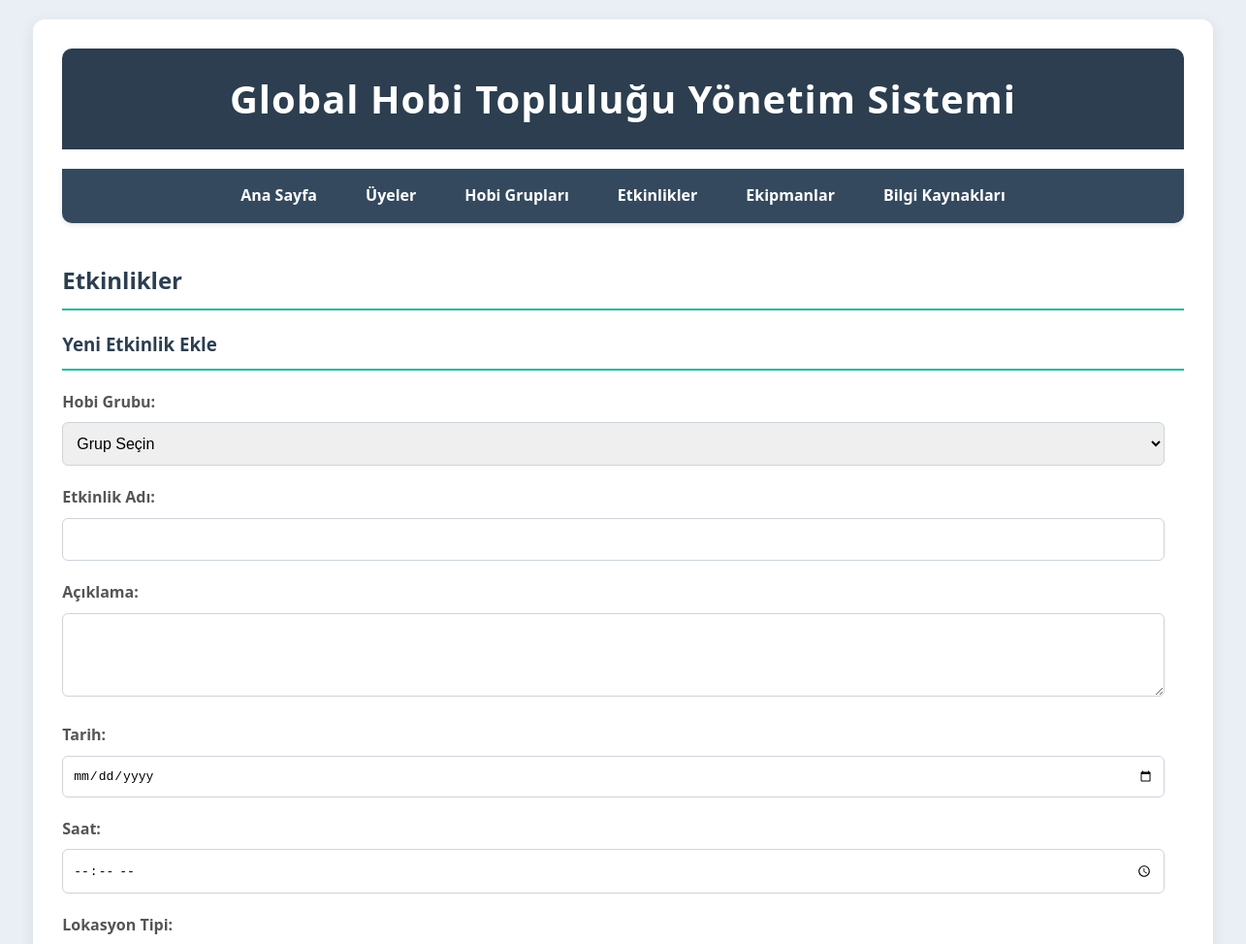
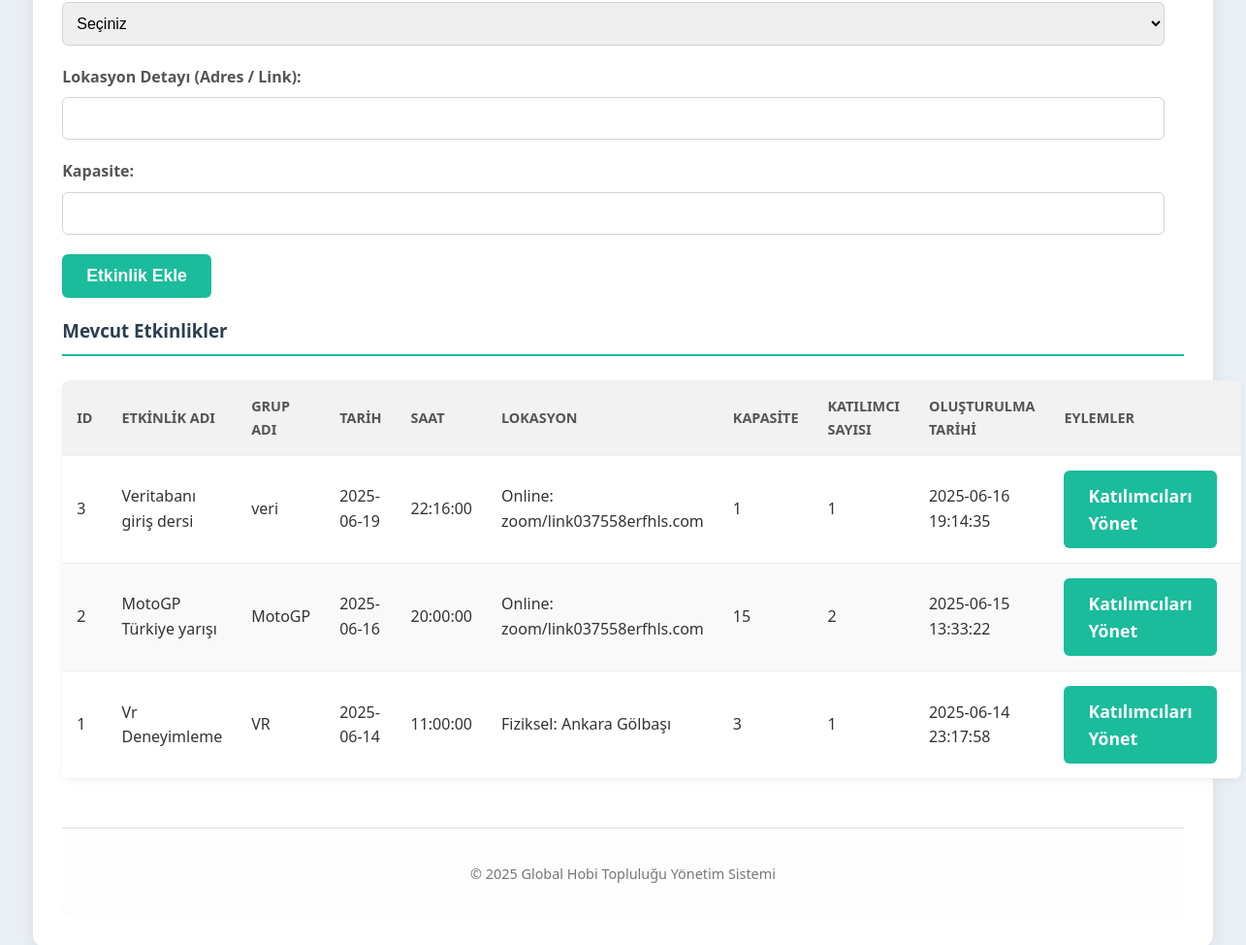
Screenshot of /etkinlikler.php with the database file from the repository (2 pictures, top to bottom).
### tables this page shows
CREATE TABLE `etkinlikler` (
  `etkinlik_id` int(11) NOT NULL,
  `grup_id` int(11) NOT NULL,
  `etkinlik_adi` varchar(150) NOT NULL,
  `aciklama` text DEFAULT NULL,
  `tarih` date NOT NULL,
  `saat` time NOT NULL,
  `lokasyon_tipi` enum('Online','Fiziksel') NOT NULL,
  `lokasyon_detayi` varchar(255) DEFAULT NULL,
  `kapasite` int(11) NOT NULL DEFAULT 0,
  `olusturma_tarihi` timestamp NOT NULL DEFAULT current_timestamp()
);

CREATE TABLE `hobigruplari` (
  `grup_id` int(11) NOT NULL,
  `grup_adi` varchar(100) NOT NULL,
  `aciklama` text DEFAULT NULL,
  `kurulus_tarihi` date NOT NULL,
  `grup_yoneticisi_uye_id` int(11) DEFAULT NULL
);

### etkinlikler.php (the view, shortened to what this page needs)
<?php
include_once 'config.php';
include_once 'includes/header.php';
$error = '';
$etkinlikler = [];
$sql_etkinlikler = "SELECT E.*, HG.grup_adi FROM Etkinlikler E JOIN HobiGruplari HG ON E.grup_id = HG.grup_id ORDER BY E.tarih DESC, E.saat DESC";
$result_etkinlikler = mysqli_query($conn, $sql_etkinlikler);
if (mysqli_num_rows($result_etkinlikler) > 0) {
    while ($row = mysqli_fetch_assoc($result_etkinlikler)) {
        $etkinlikler[] = $row;
    }
} else {
    $error .= " Henüz etkinlik bulunamadı.";
}
?>
<h2>Etkinlikler</h2>
<h3>Yeni Etkinlik Ekle</h3>
<form action="etkinlikler.php" method="POST">
    <div class="form-group">
        <label for="grup_id">Hobi Grubu:</label>
        <select id="grup_id" name="grup_id" required>
            <option value="">Grup Seçin</option>
        </select>
    </div>
    <div class="form-group">
        <label for="etkinlik_adi">Etkinlik Adı:</label>
        <input type="text" id="etkinlik_adi" name="etkinlik_adi" required>
    </div>
    <div class="form-group">
        <label for="aciklama">Açıklama:</label>
        <textarea id="aciklama" name="aciklama" rows="4"></textarea>
    </div>
    <div class="form-group">
        <label for="tarih">Tarih:</label>
        <input type="date" id="tarih" name="tarih" required>
    </div>
    <div class="form-group">
        <label for="saat">Saat:</label>
        <input type="time" id="saat" name="saat" required>
    </div>
    <div class="form-group">
        <label for="lokasyon_tipi">Lokasyon Tipi:</label>
        <select id="lokasyon_tipi" name="lokasyon_tipi" required>
            <option value="">Seçiniz</option>
        </select>
    </div>
    <div class="form-group">
        <label for="lokasyon_detayi">Lokasyon Detayı (Adres / Link):</label>
        <input type="text" id="lokasyon_detayi" name="lokasyon_detayi">
    </div>
    <div class="form-group">
        <label for="kapasite">Kapasite:</label>
        <input type="number" id="kapasite" name="kapasite" min="1" required>
    </div>
    <button type="submit" name="etkinlik_ekle" class="btn">Etkinlik Ekle</button>
</form>
<h3>Mevcut Etkinlikler</h3>
<?php if (!empty($etkinlikler)): ?>
    <table>
        <thead>
            <tr>
                <th>ID</th>
                <th>Etkinlik Adı</th>
                <th>Grup Adı</th>
                <th>Tarih</th>
                <th>Saat</th>
                <th>Lokasyon</th>
                <th>Kapasite</th>
                <th>Katılımcı Sayısı</th>
                <th>Oluşturulma Tarihi</th>
                <th>Eylemler</th> </tr>
        </thead>
        <tbody>
            <?php foreach ($etkinlikler as $etkinlik): ?>
                <tr>
                    <td><?php echo htmlspecialchars($etkinlik['etkinlik_id']); ?></td>
                    <td><?php echo htmlspecialchars($etkinlik['etkinlik_adi']); ?></td>
                    <td><?php echo htmlspecialchars($etkinlik['grup_adi']); ?></td>
                    <td><?php echo htmlspecialchars($etkinlik['tarih']); ?></td>
                    <td><?php echo htmlspecialchars($etkinlik['saat']); ?></td>
                    <td><?php echo htmlspecialchars($etkinlik['lokasyon_tipi'] . ': ' . $etkinlik['lokasyon_detayi']); ?></td>
                    <td><?php echo htmlspecialchars($etkinlik['kapasite']); ?></td>
                    <td>
                        <?php
                        $stmt_katilimci_sayisi = mysqli_prepare($conn, "SELECT COUNT(*) AS katilimci_sayisi FROM EtkinlikKatilim WHERE etkinlik_id = ?");
                        mysqli_stmt_bind_param($stmt_katilimci_sayisi, "i", $etkinlik['etkinlik_id']);
                        mysqli_stmt_execute($stmt_katilimci_sayisi);
                        $result_katilimci_sayisi = mysqli_stmt_get_result($stmt_katilimci_sayisi);
                        $katilimci_sayisi_row = mysqli_fetch_assoc($result_katilimci_sayisi);
                        echo htmlspecialchars($katilimci_sayisi_row['katilimci_sayisi']);
                        ?>
                    </td>
                    <td><?php echo htmlspecialchars($etkinlik['olusturma_tarihi']); ?></td>
                    <td>
                        <a href="etkinlik_katilim_yonet.php?etkinlik_id=<?php echo htmlspecialchars($etkinlik['etkinlik_id']); ?>" class="btn">Katılımcıları Yönet</a>
                    </td>
                </tr>
            <?php endforeach; ?>
        </tbody>
    </table>
<?php else: ?>
    <p>Henüz etkinlik bulunmamaktadır.</p>
<?php endif; ?>
<?php
include_once 'includes/footer.php';
?>

### includes/header.php (shortened to what this page needs)
<!DOCTYPE html>
<html lang="tr">
<head>
    <link rel="stylesheet" href="style.css">
</head>
<body>
    <div class="container">
        <header>
            <h1>Global Hobi Topluluğu Yönetim Sistemi</h1>
        </header>
        <nav>
            <ul>
                <li><a href="index.php">Ana Sayfa</a></li>
                <li><a href="uyeler.php">Üyeler</a></li>
                <li><a href="gruplar.php">Hobi Grupları</a></li>
                <li><a href="etkinlikler.php">Etkinlikler</a></li>
                <li><a href="ekipmanlar.php">Ekipmanlar</a></li>
                <li><a href="kaynaklar.php">Bilgi Kaynakları</a></li>
            </ul>
        </nav>
        <main>

### includes/footer.php
</main>
        <footer>
            <p>&copy; <?php echo date("Y"); ?> Global Hobi Topluluğu Yönetim Sistemi</p>
        </footer>
    </div>
</body>
</html>

### style.css (style rules this page uses)
body { font-family: 'Segoe UI', Tahoma, Geneva, Verdana, sans-serif; margin: 0; padding: 0; background-color: #e9eff5; color: #333; line-height: 1.6; }
.container { width: 90%; max-width: 1200px; margin: 20px auto; background-color: #ffffff; padding: 30px; box-shadow: 0 4px 15px rgba(0, 0, 0, 0.08); border-radius: 12px; }
header { background-color: #2c3e50; color: #fff; padding: 20px 0; text-align: center; border-radius: 10px 10px 0 0; margin-bottom: 20px; }
header h1 { margin: 0; font-size: 2.5em; letter-spacing: 1px; }
nav ul { list-style-type: none; padding: 0; margin: 0; text-align: center; background-color: #34495e; border-radius: 0 0 10px 10px; box-shadow: 0 2px 5px rgba(0, 0, 0, 0.1); display: flex; justify-content: center; }
nav ul li { display: inline-block; }
nav ul li a { display: block; color: white; padding: 15px 25px; text-decoration: none; font-weight: bold; transition: background-color 0.3s ease, color 0.3s ease; }
main { padding: 20px 0; }
h2, h3 { color: #2c3e50; border-bottom: 2px solid #1abc9c; padding-bottom: 10px; margin-bottom: 20px; }
.form-group { margin-bottom: 20px; }
.form-group label { display: block; margin-bottom: 8px; font-weight: 600; color: #555; }
.form-group input[type="text"], .form-group input[type="email"], .form-group input[type="password"], .form-group input[type="date"], .form-group input[type="time"], .form-group input[type="number"], .form-group select, .form-group textarea { width: calc(100% - 20px); padding: 12px 10px; border: 1px solid #cdd4da; border-radius: 6px; box-sizing: border-box; font-size: 1em; transition: border-color 0.3s ease; }
.btn { background-color: #1abc9c; color: white; padding: 12px 25px; border: none; border-radius: 6px; cursor: pointer; font-size: 1.1em; font-weight: bold; text-decoration: none; display: inline-block; transition: background-color 0.3s ease, transform 0.2s ease; margin-right: 10px; }
table { width: 100%; border-collapse: collapse; margin-top: 25px; background-color: #fff; box-shadow: 0 2px 8px rgba(0, 0, 0, 0.05); border-radius: 8px; overflow: hidden; }
table th, table td { padding: 15px; text-align: left; border-bottom: 1px solid #eee; }
table th { background-color: #f2f2f2; color: #555; font-weight: 700; text-transform: uppercase; font-size: 0.9em; }
table tr:nth-child(even) { background-color: #f9f9f9; }
footer { text-align: center; padding: 20px; margin-top: 30px; color: #777; font-size: 0.9em; border-top: 1px solid #ddd; background-color: #fdfdfd; border-radius: 0 0 12px 12px; }

### rows the page displays
etkinlikler: etkinlik_id "3", etkinlik_adi "Veritabanı giriş dersi", grup.grup_adi "veri", tarih "2025-06-19", saat "22:16:00", lokasyon_tipi+lokasyon_detayi "Online: zoom/link037558erfhls.com", kapasite "1", katilimci_sayisi "1", olusturma_tarihi "2025-06-16 19:14:35"
etkinlikler: etkinlik_id "2", etkinlik_adi "MotoGP Türkiye yarışı", grup.grup_adi "MotoGP", tarih "2025-06-16", saat "20:00:00", lokasyon_tipi+lokasyon_detayi "Online: zoom/link037558erfhls.com", kapasite "15", katilimci_sayisi "2", olusturma_tarihi "2025-06-15 13:33:22"
etkinlikler: etkinlik_id "1", etkinlik_adi "Vr Deneyimleme", grup.grup_adi "VR", tarih "2025-06-14", saat "11:00:00", lokasyon_tipi+lokasyon_detayi "Fiziksel: Ankara Gölbaşı", kapasite "3", katilimci_sayisi "1", olusturma_tarihi "2025-06-14 23:17:58"
